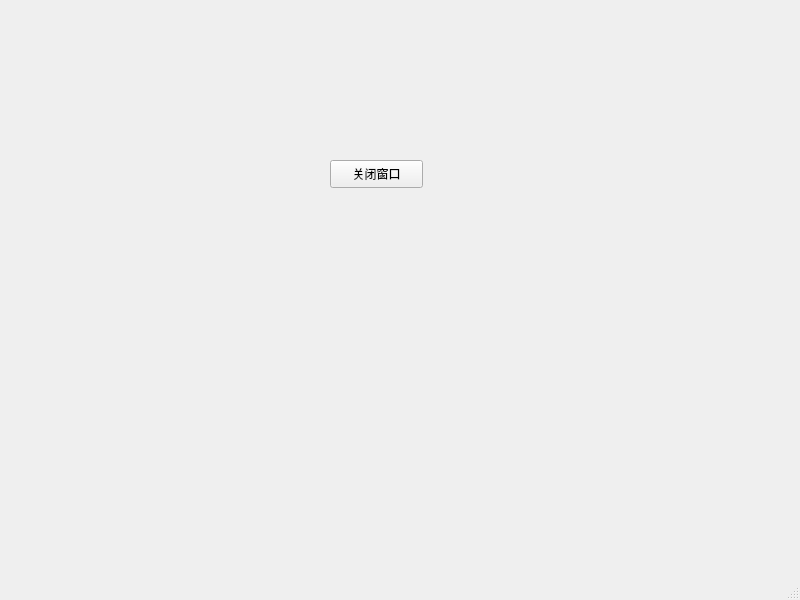
<?xml version="1.0" encoding="UTF-8"?>
<ui version="4.0">
 <class>MainWindow</class>
 <widget class="QMainWindow" name="MainWindow">
  <property name="geometry">
   <rect>
    <x>0</x>
    <y>0</y>
    <width>800</width>
    <height>600</height>
   </rect>
  </property>
  <property name="windowTitle">
   <string>MainWindow</string>
  </property>
  <widget class="QWidget" name="centralwidget">
   <widget class="QPushButton" name="pushButton">
    <property name="geometry">
     <rect>
      <x>330</x>
      <y>160</y>
      <width>93</width>
      <height>28</height>
     </rect>
    </property>
    <property name="text">
     <string>关闭窗口</string>
    </property>
   </widget>
  </widget>
  <widget class="QMenuBar" name="menubar">
   <property name="geometry">
    <rect>
     <x>0</x>
     <y>0</y>
     <width>800</width>
     <height>26</height>
    </rect>
   </property>
  </widget>
  <widget class="QStatusBar" name="statusbar"/>
 </widget>
 <resources/>
 <connections>
  <connection>
   <sender>pushButton</sender>
   <signal>clicked()</signal>
   <receiver>MainWindow</receiver>
   <slot>close()</slot>
   <hints>
    <hint type="sourcelabel">
     <x>375</x>
     <y>201</y>
    </hint>
    <hint type="destinationlabel">
     <x>373</x>
     <y>299</y>
    </hint>
   </hints>
  </connection>
 </connections>
</ui>
